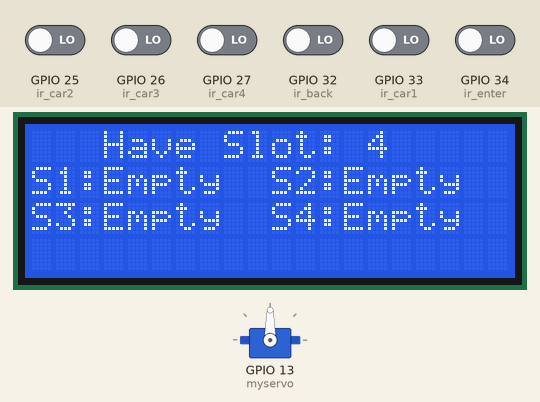
Bench run of a sketch on a simulated ESP32. On the bench: 20×4 character LCD, servo. Inputs (shaded band) come from the test bench; at power-on: GPIO 25 (ir_car2), GPIO 26 (ir_car3), GPIO 27 (ir_car4), GPIO 32 (ir_back), GPIO 33 (ir_car1), GPIO 34 (ir_enter) LOW. WiFi joins after 1.5 s; servers stay silent unless stated.

Above: at 4.8 s.
4.9 s: GPIO 25 (ir_car2) driven HIGH
At 6.1 s:
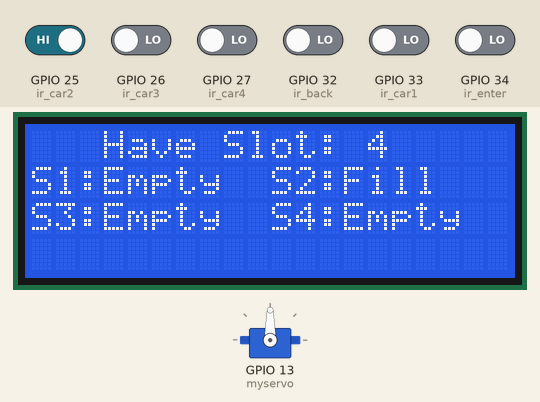
6.4 s: GPIO 26 (ir_car3) driven HIGH
At 7.6 s:
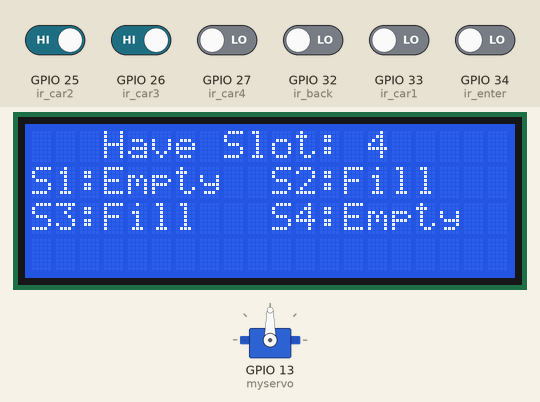
7.9 s: GPIO 27 (ir_car4) driven HIGH
At 9.1 s:
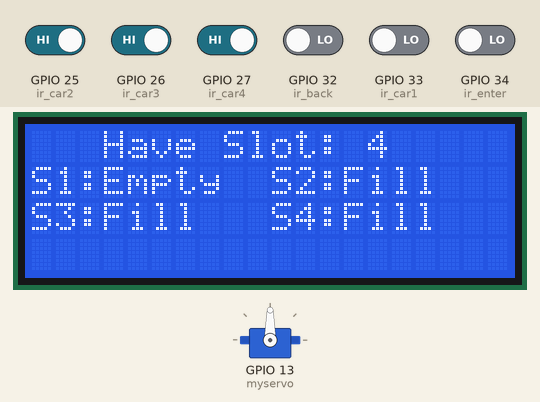
9.4 s: GPIO 33 (ir_car1) driven HIGH
At 10.6 s:
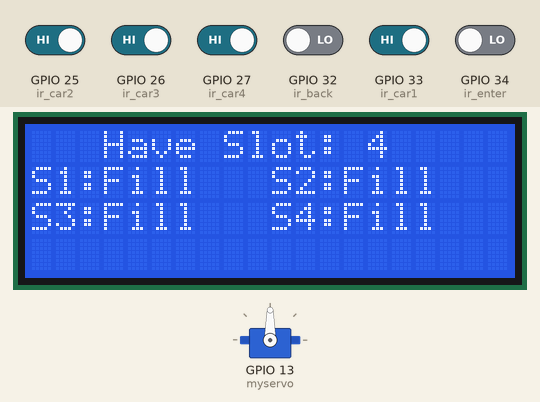
10.9 s: GPIO 25 (ir_car2) driven LOW
At 11.4 s:
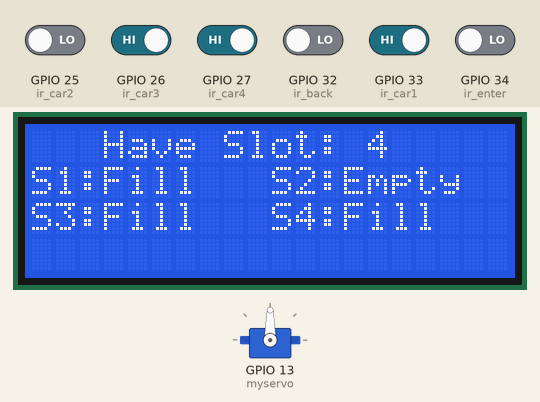
12.4 s: GPIO 26 (ir_car3) driven LOW
At 12.9 s:
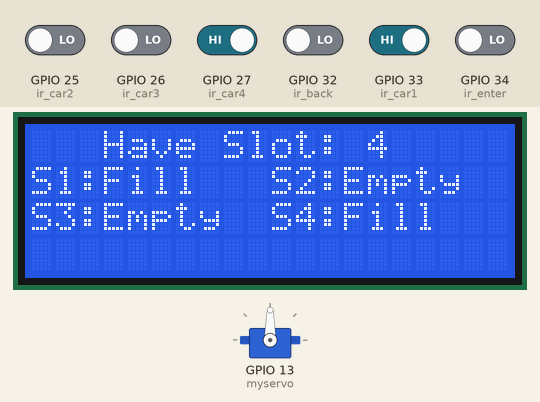
Timing chart, 0 to 14.9 s (numbered marks = the images above; inputs shaded):
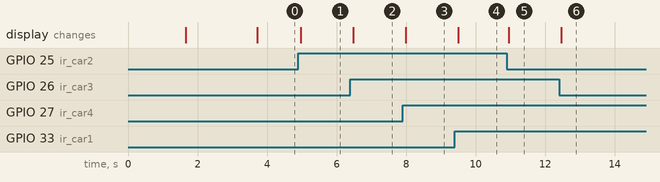

The sketch:

SmartCarParkingSystem.ino
```cpp
// Code generated by Arduino IoT Cloud, DO NOT EDIT.
#include <ArduinoIoTCloud.h>
#include <Arduino_ConnectionHandler.h>
#include <ESP32Servo.h>  //includes the servo library
#include <Wire.h> // Include the Wire library
#include <LiquidCrystal_I2C.h> // Include the LiquidCrystal_I2C library

#define I2C_ADDRESS 0x3F // I2C address of the LCD module
#define LCD_COLUMNS 16 // Number of columns in the LCD
#define LCD_ROWS 4 // Number of rows in the LCD

LiquidCrystal_I2C lcd(I2C_ADDRESS, LCD_COLUMNS, LCD_ROWS); // Create a new LiquidCrystal_I2C object


const char DEVICE_LOGIN_NAME[] = "af17e661-1f55-452f-ac67-8293fc326aed";

const char SSID[] = "WIFI-NAME";                         // Network SSID (name)
const char PASS[] = "WIFI-PASSWORD";                   // Network password (use for WPA, or use as key for WEP)
const char DEVICE_KEY[] = "WPHYHVQLSGS857AXHBUR";  // Secret device password

bool s1 = false;
bool s2 = false;
bool s3 = false;
bool s4 = false;
String s5="Parking Empty";

void initProperties() {

  ArduinoCloud.setBoardId(DEVICE_LOGIN_NAME);
  ArduinoCloud.setSecretDeviceKey(DEVICE_KEY);
  ArduinoCloud.addProperty(s1, READ, ON_CHANGE, NULL);
  ArduinoCloud.addProperty(s2, READ, ON_CHANGE, NULL);
  ArduinoCloud.addProperty(s3, READ, ON_CHANGE, NULL);
  ArduinoCloud.addProperty(s4, READ, ON_CHANGE, NULL);
  ArduinoCloud.addProperty(s5, READ, ON_CHANGE, NULL);
}


WiFiConnectionHandler ArduinoIoTPreferredConnection(SSID, PASS);


Servo myservo;

#define ir_enter 34
#define ir_back 32

#define ir_car1 33
#define ir_car2 25
#define ir_car3 26
#define ir_car4 27


int S1 = 0, S2 = 0, S3 = 0, S4 = 0;
int flag1 = 1, flag2 = 1;
int slot = 4;


void setup() {
  // Initialize serial and wait for port to open:
  Serial.begin(9600);
  // This delay gives the chance to wait for a Serial Monitor without blocking if none is found
  delay(1500);

  // Initialize the I2C communication
  Wire.begin(21,22);

  // Initialize the LCD screen
  lcd.init();

  // Turn on the backlight of the LCD screen
  lcd.backlight();

  // Defined in thingProperties.h
  initProperties();

  // Connect to Arduino IoT Cloud
  ArduinoCloud.begin(ArduinoIoTPreferredConnection);

  setDebugMessageLevel(2);
  ArduinoCloud.printDebugInfo();

  pinMode(ir_car1, INPUT);
  pinMode(ir_car2, INPUT);
  pinMode(ir_car3, INPUT);
  pinMode(ir_car4, INPUT);


  pinMode(ir_enter, INPUT);
  pinMode(ir_back, INPUT);

  myservo.attach(13);
  myservo.write(90);

  lcd.begin(20, 4);
  lcd.setCursor(0, 1);
  lcd.print("    Car  parking  ");
  lcd.setCursor(0, 2);
  lcd.print("       System     ");
  delay(2000);
  lcd.clear();

  Read_Sensor();

  int total = S1 + S2 + S3 + S4;
  slot = slot - total;
}

void loop() {
  ArduinoCloud.update();
  // Your code here

  Read_Sensor();

  lcd.setCursor(0, 0);
  lcd.print("   Have Slot: ");
  lcd.print(slot);
  lcd.print("    ");

  lcd.setCursor(0, 1);
  if (S1 == 1) {
    s1 = true;
    lcd.print("S1:Fill ");
  } else {
    s1 = false;
    lcd.print("S1:Empty");
  }

  lcd.setCursor(10, 1);
  if (S2 == 1) {
    s2 = true;
    lcd.print("S2:Fill ");
  } else {
    s2 = false;
    lcd.print("S2:Empty");
  }

  lcd.setCursor(0, 2);
  if (S3 == 1) {
    s3 = true;
    lcd.print("S3:Fill ");
  } else {
    s3 = false;
    lcd.print("S3:Empty");
  }

  lcd.setCursor(10, 2);
  if (S4 == 1) {
    s4 = true;
    lcd.print("S4:Fill ");
  } else {
    s4 = false;
    lcd.print("S4:Empty");
  }

if(s1&&s2&&s3&&s4)
{
  s5="Parking is Full";
}
else {
s5="Parking Empty";
}


  if (digitalRead(ir_enter) == 1 && flag1 == 1) {
    if (slot > 0) {
      flag1 = 0;
      if (flag2 == 1) {
        myservo.write(180);
        slot = slot - 1;
        if(slot<0)
        slot=0;
      }
    } else {
      lcd.setCursor(0, 0);
      lcd.print(" Sorry Parking Full ");
      delay(1000);
    }
  }

  if (digitalRead(ir_back) == 1 && flag2 == 1) {
    flag2 = 0;
    if (flag1 == 1) {
      myservo.write(180);
      slot = slot + 1;
      if(slot>4)
      slot=4;
    }
  }

  if (flag1 == 0 && flag2 == 0) {
    delay(1000);
    myservo.write(90);
    flag1 = 1, flag2 = 1;
  }

  delay(1);
}

void Read_Sensor() {
  S1 = 0, S2 = 0, S3 = 0, S4 = 0;

  if (digitalRead(ir_car1) == 1) { S1 = 1; }
  if (digitalRead(ir_car2) == 1) { S2 = 1; }
  if (digitalRead(ir_car3) == 1) { S3 = 1; }
  if (digitalRead(ir_car4) == 1) { S4 = 1; }
}
```

Measured:
- after the input at 4.9 s, the display: changes after 0.07 s (image 1)
- after the input at 6.4 s, the display: changes after 0.08 s (image 2)
- after the input at 7.9 s, the display: changes after 0.09 s (image 3)
- after the input at 9.4 s, the display: changes after 0.10 s (image 4)
- after the input at 10.9 s, the display: changes after 0.05 s (image 5)
- after the input at 12.4 s, the display: changes after 0.06 s (image 6)
